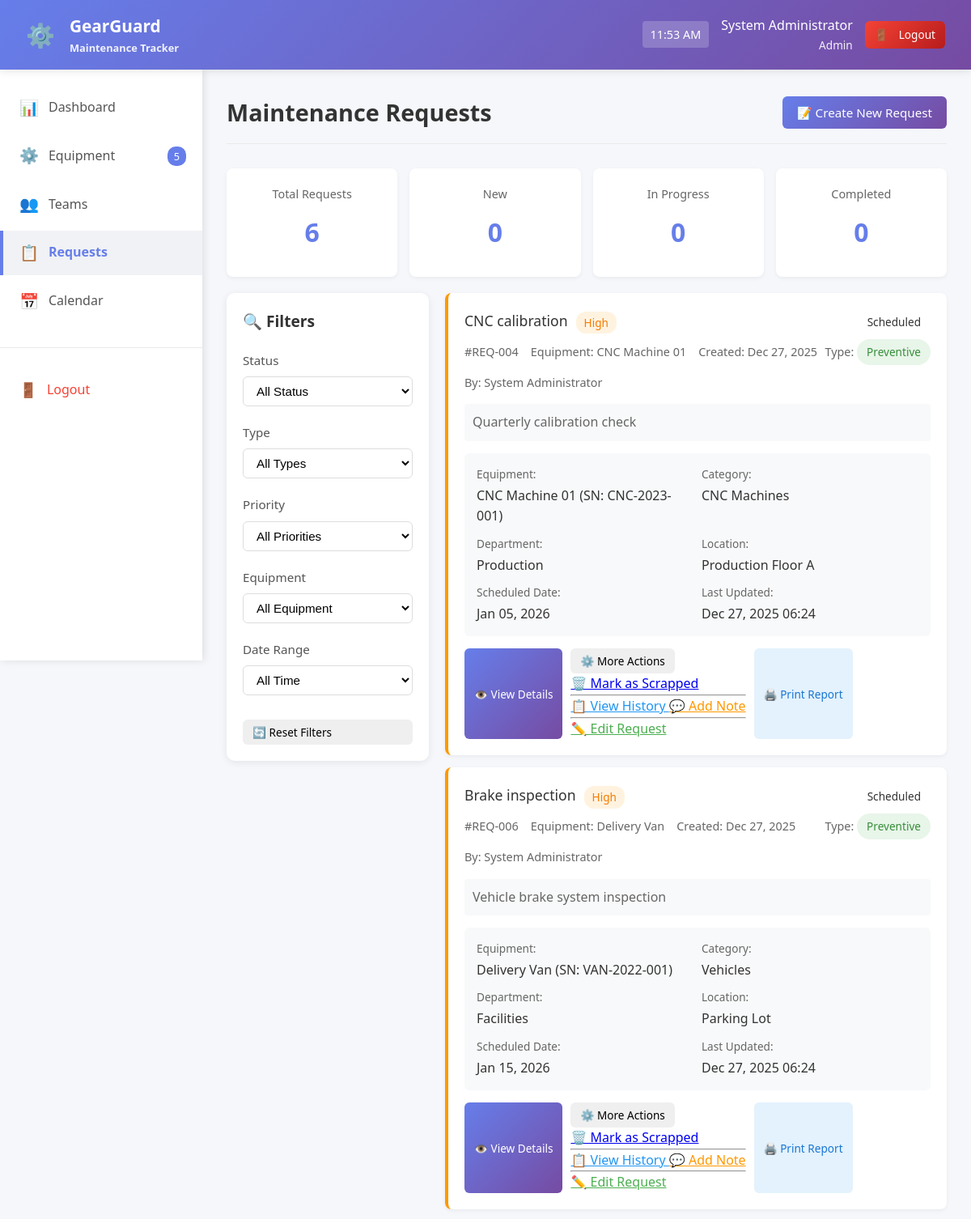
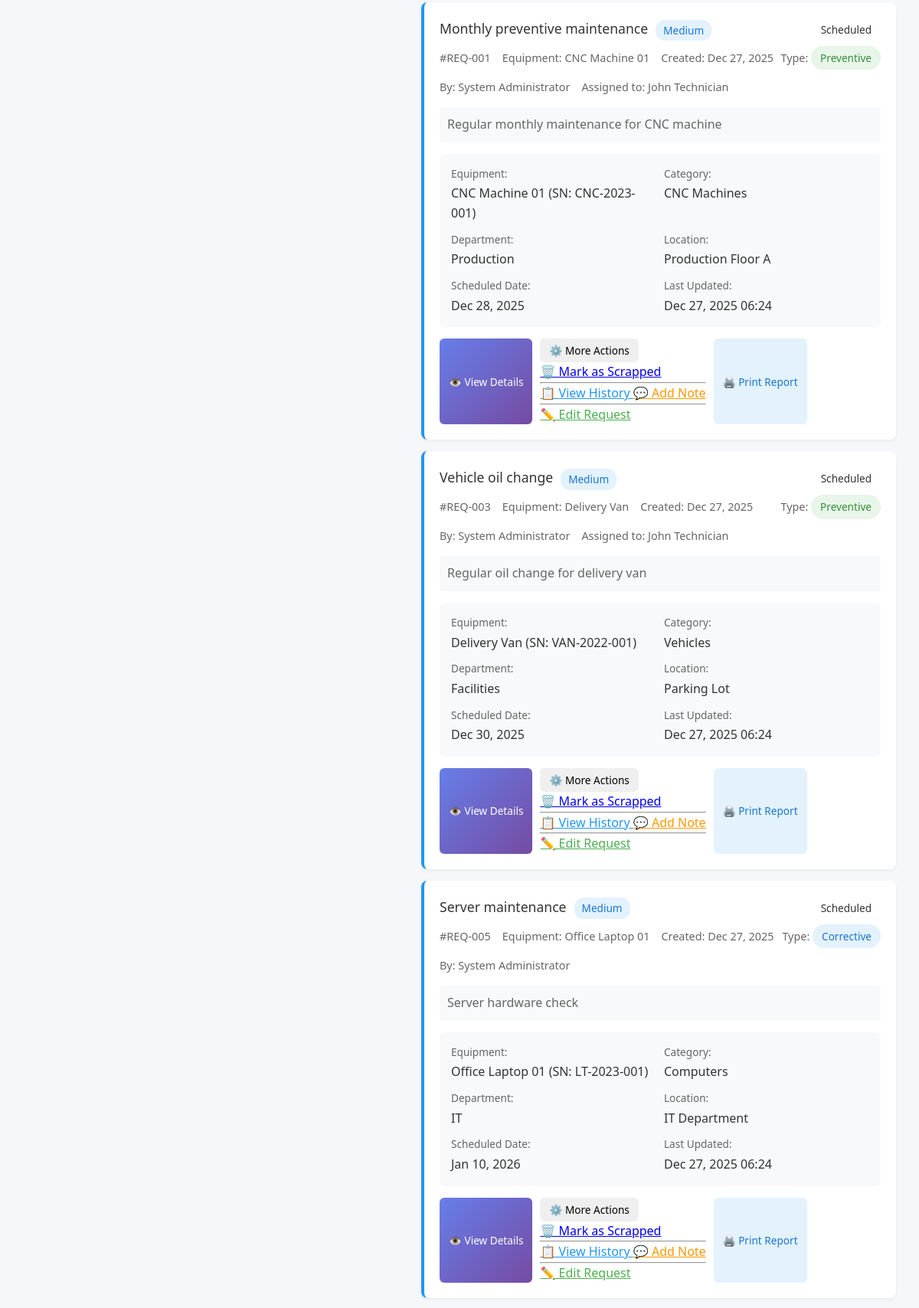
/pages/requests.php (signed in, upper part), run on the app's committed database (2 pictures, top to bottom).
### tables this page shows
CREATE TABLE `maintenance_requests` (
  `id` int(11) NOT NULL,
  `request_number` varchar(50) DEFAULT NULL,
  `subject` varchar(200) NOT NULL,
  `description` text DEFAULT NULL,
  `equipment_id` int(11) NOT NULL,
  `type` varchar(20) DEFAULT 'Corrective',
  `priority` varchar(20) DEFAULT 'Medium',
  `status` varchar(20) DEFAULT 'New',
  `scheduled_date` date DEFAULT NULL,
  `duration_hours` int(11) DEFAULT NULL,
  `estimated_cost` decimal(10,2) DEFAULT NULL,
  `actual_cost` decimal(10,2) DEFAULT NULL,
  `completion_date` date DEFAULT NULL,
  `assigned_to` int(11) DEFAULT NULL,
  `created_by` int(11) DEFAULT NULL,
  `created_at` timestamp NOT NULL DEFAULT current_timestamp(),
  `updated_at` timestamp NOT NULL DEFAULT current_timestamp() ON UPDATE current_timestamp()
);

CREATE TABLE `equipment` (
  `id` int(11) NOT NULL,
  `name` varchar(200) NOT NULL,
  `serial_number` varchar(100) DEFAULT NULL,
  `category_id` int(11) DEFAULT NULL,
  `department_id` int(11) DEFAULT NULL,
  `location` varchar(200) DEFAULT NULL,
  `status` varchar(20) DEFAULT 'active',
  `notes` text DEFAULT NULL,
  `created_at` timestamp NOT NULL DEFAULT current_timestamp(),
  `purchase_date` date DEFAULT NULL,
  `warranty_date` date DEFAULT NULL,
  `maintenance_team_id` int(11) DEFAULT NULL,
  `created_by` int(11) DEFAULT NULL
);

CREATE TABLE `users` (
  `id` int(11) NOT NULL,
  `username` varchar(50) NOT NULL,
  `password` varchar(255) NOT NULL,
  `email` varchar(100) DEFAULT NULL,
  `full_name` varchar(100) DEFAULT NULL,
  `role` enum('admin','technician','manager','user') DEFAULT 'user',
  `team_id` int(11) DEFAULT NULL,
  `status` enum('active','inactive') DEFAULT 'active',
  `created_at` timestamp NOT NULL DEFAULT current_timestamp()
);

CREATE TABLE `equipment_categories` (
  `id` int(11) NOT NULL,
  `name` varchar(100) NOT NULL,
  `description` text DEFAULT NULL,
  `status` enum('active','inactive') DEFAULT 'active'
);

CREATE TABLE `departments` (
  `id` int(11) NOT NULL,
  `name` varchar(100) NOT NULL,
  `description` text DEFAULT NULL,
  `status` enum('active','inactive') DEFAULT 'active',
  `created_at` timestamp NOT NULL DEFAULT current_timestamp()
);

### pages/requests.php (the view, shortened to what this page needs)
<?php
$conn = mysqli_connect("localhost", "root", "", "gear_guard");
$where_clause = '';
$requests = [];
$stats = [
    'total' => 0,
    'new' => 0,
    'in_progress' => 0,
    'repaired' => 0,
    'corrective' => 0,
    'preventive' => 0
];
$sql = "
    SELECT mr.*,
           e.name as equipment_name,
           e.serial_number as equipment_serial,
           e.location as equipment_location,
           ec.name as equipment_category,
           d.name as department_name,
           u.full_name as assigned_name,
           uc.full_name as created_by_name
    FROM maintenance_requests mr
    LEFT JOIN equipment e ON mr.equipment_id = e.id
    LEFT JOIN equipment_categories ec ON e.category_id = ec.id
    LEFT JOIN departments d ON e.department_id = d.id
    LEFT JOIN users u ON mr.assigned_to = u.id
    LEFT JOIN users uc ON mr.created_by = uc.id
    $where_clause
    ORDER BY
        CASE mr.priority
            WHEN 'Critical' THEN 1
            WHEN 'High' THEN 2
            WHEN 'Medium' THEN 3
            WHEN 'Low' THEN 4
            ELSE 5
        END,
        mr.created_at DESC
";
$result = mysqli_query($conn, $sql);
if ($result) {
    while ($row = mysqli_fetch_assoc($result)) {
        $requests[] = $row;
        $stats['total']++;
    }
}
?>
<!DOCTYPE html>
<html lang="en">
<head>
    <link rel="stylesheet" href="../css/style.css">
</head>
<body>
    <?php include '../includes/header.php'; ?>
    <div class="container">
        <?php include '../includes/sidebar.php'; ?>
        <main class="main-content">
            <div class="page-header">
                <h1>Maintenance Requests</h1>
                <button class="btn btn-primary" onclick="window.location.href='request_create.php'">
                    📝 Create New Request
                </button>
            </div>
            <div class="stats-overview">
                <div class="stat-card">
                    <div class="label">Total Requests</div>
                    <div class="value"><?php echo $stats['total']; ?></div>
                </div>
                <div class="stat-card">
                    <div class="label">New</div>
                    <div class="value"><?php echo $stats['new']; ?></div>
                </div>
                <div class="stat-card">
                    <div class="label">In Progress</div>
                    <div class="value"><?php echo $stats['in_progress']; ?></div>
                </div>
                <div class="stat-card">
                    <div class="label">Completed</div>
                    <div class="value"><?php echo $stats['repaired']; ?></div>
                </div>
            </div>
            <div class="requests-container">
                <div class="filters-sidebar">
                    <h3>🔍 Filters</h3>
                    <form method="GET" action="">
                        <div class="filter-group">
                            <label>Status</label>
                            <select class="filter-select" name="status" onchange="this.form.submit()">
                                <option value="">All Status</option>
                            </select>
                        </div>
                        <div class="filter-group">
                            <label>Type</label>
                            <select class="filter-select" name="type" onchange="this.form.submit()">
                                <option value="">All Types</option>
                            </select>
                        </div>
                        <div class="filter-group">
                            <label>Priority</label>
                            <select class="filter-select" name="priority" onchange="this.form.submit()">
                                <option value="">All Priorities</option>
                            </select>
                        </div>
                        <div class="filter-group">
                            <label>Equipment</label>
                            <select class="filter-select" name="equipment" onchange="this.form.submit()">
                                <option value="">All Equipment</option>
                            </select>
                        </div>
                        <div class="filter-group">
                            <label>Date Range</label>
                            <select class="filter-select" name="date_range" onchange="this.form.submit()">
                                <option value="">All Time</option>
                            </select>
                        </div>
                        <button class="btn btn-sm" type="button" onclick="window.location.href='requests.php'" style="width: 100%; margin-top: 10px;">
                            🔄 Reset Filters
                        </button>
                    </form>
                </div>
                <div class="requests-list">
                    <?php if (!empty($requests)): ?>
                        <?php foreach ($requests as $request):
                            $priority_class = strtolower($request['priority']);
                            $status_class = 'status-' . strtolower(str_replace(' ', '-', $request['status']));
                        ?>
                        <div class="request-card <?php echo $priority_class; ?>"
                             data-id="<?php echo $request['id']; ?>">
                            <div class="request-header">
                                <div style="flex: 1;">
                                    <div style="display: flex; align-items: center; gap: 10px; margin-bottom: 8px;">
                                        <h3 class="request-title">
                                            <?php echo htmlspecialchars($request['subject']); ?>
                                        </h3>
                                        <span class="request-priority priority-<?php echo $priority_class; ?>">
                                            <?php echo $request['priority']; ?>
                                        </span>
                                    </div>
                                    <div class="request-meta">
                                        <span>#<?php echo htmlspecialchars($request['request_number'] ?: 'REQ-' . $request['id']); ?></span>
                                        <span>Equipment: <?php echo htmlspecialchars($request['equipment_name']); ?></span>
                                        <span>Created: <?php echo date('M d, Y', strtotime($request['created_at'])); ?></span>
                                        <span>By: <?php echo htmlspecialchars($request['created_by_name'] ?? 'System'); ?></span>
                                        <?php if ($request['assigned_name']): ?>
                                            <span>Assigned to: <?php echo htmlspecialchars($request['assigned_name']); ?></span>
                                        <?php endif; ?>
                                    </div>
                                </div>
                                <div style="text-align: right;">
                                    <span class="status-badge <?php echo $status_class; ?>">
                                        <?php echo $request['status']; ?>
                                    </span>
                                    <div style="margin-top: 5px; font-size: 0.9rem;">
                                        <span style="color: #666;">Type:</span>
                                        <span class="status-badge <?php echo $request['type'] == 'Corrective' ? 'status-new' : 'status-repaired'; ?>">
                                            <?php echo $request['type']; ?>
                                        </span>
                                    </div>
                                </div>
                            </div>
                            <?php if ($request['description']): ?>
                                <div style="color: #666; margin: 10px 0; padding: 10px; background: #f8f9fa; border-radius: 4px;">
                                    <?php echo nl2br(htmlspecialchars($request['description'])); ?>
                                </div>
                            <?php endif; ?>
                            <div class="request-details">
                                <div class="detail-item">
                                    <span class="detail-label">Equipment:</span>
                                    <span class="detail-value">
                                        <?php echo htmlspecialchars($request['equipment_name']); ?>
                                        (SN: <?php echo htmlspecialchars($request['equipment_serial']); ?>)
                                    </span>
                                </div>
                                <div class="detail-item">
                                    <span class="detail-label">Category:</span>
                                    <span class="detail-value"><?php echo htmlspecialchars($request['equipment_category']); ?></span>
                                </div>
                                <div class="detail-item">
                                    <span class="detail-label">Department:</span>
                                    <span class="detail-value"><?php echo htmlspecialchars($request['department_name']); ?></span>
                                </div>
                                <div class="detail-item">
                                    <span class="detail-label">Location:</span>
                                    <span class="detail-value"><?php echo htmlspecialchars($request['equipment_location'] ?: 'N/A'); ?></span>
                                </div>
                                <?php if ($request['scheduled_date']): ?>
                                    <div class="detail-item">
                                        <span class="detail-label">Scheduled Date:</span>
                                        <span class="detail-value"><?php echo date('M d, Y', strtotime($request['scheduled_date'])); ?></span>
                                    </div>
                                <?php endif; ?>
                                <div class="detail-item">
                                    <span class="detail-label">Last Updated:</span>
                                    <span class="detail-value"><?php echo date('M d, Y H:i', strtotime($request['updated_at'])); ?></span>
                                </div>
                            </div>
                            <div class="request-actions">
                                <button class="btn btn-sm btn-primary" onclick="viewRequest(<?php echo $request['id']; ?>)">
                                    👁️ View Details
                                </button>
                                <div class="dropdown" style="display: inline-block;">
                                    <button class="btn btn-sm dropdown-toggle" type="button"
                                            onclick="toggleRequestDropdown(<?php echo $request['id']; ?>)">
                                        ⚙️ More Actions
                                    </button>
                                    <div class="dropdown-menu" id="request-dropdown-<?php echo $request['id']; ?>">
                                        <a href="#" onclick="changeRequestStatus(<?php echo $request['id']; ?>, 'Scrap')">
                                            🗑️ Mark as Scrapped
                                        </a>
                                        <hr>
                                        <a href="#" onclick="toggleHistory(<?php echo $request['id']; ?>)" style="color: #2196F3;">
                                            📋 View History
                                        </a>
                                        <a href="#" onclick="addNote(<?php echo $request['id']; ?>)" style="color: #FF9800;">
                                            💬 Add Note
                                        </a>
                                        <hr>
                                        <a href="request_edit.php?id=<?php echo $request['id']; ?>" style="color: #4CAF50;">
                                            ✏️ Edit Request
                                        </a>
                                    </div>
                                </div>
                                <button class="btn btn-sm" onclick="printRequest(<?php echo $request['id']; ?>)"
                                        style="background: #e3f2fd; color: #1976d2;">
                                    🖨️ Print Report
                                </button>
                            </div>
                        </div>
                        <?php endforeach; ?>
                    <?php endif; ?>
                </div>
            </div>
        </main>
    </div>
</body>
</html>

### data on the page
maintenance_requests: subject "CNC calibration", priority "High", request_number "REQ-004", equipment.name "CNC Machine 01", created_at "Dec 27, 2025", users.full_name "System Administrator", status "Scheduled", type "Preventive", description "Quarterly calibration check", equipment.serial_number "CNC-2023-001", equipment_categories.name "CNC Machines", departments.name "Production", equipment.location "Production Floor A", scheduled_date "Jan 05, 2026", updated_at "Dec 27, 2025 06:24"
maintenance_requests: subject "Brake inspection", priority "High", request_number "REQ-006", equipment.name "Delivery Van", created_at "Dec 27, 2025", users.full_name "System Administrator", status "Scheduled", type "Preventive", description "Vehicle brake system inspection", equipment.serial_number "VAN-2022-001", equipment_categories.name "Vehicles", departments.name "Facilities", equipment.location "Parking Lot", scheduled_date "Jan 15, 2026", updated_at "Dec 27, 2025 06:24"
maintenance_requests: subject "Monthly preventive maintenance", priority "Medium", request_number "REQ-001", equipment.name "CNC Machine 01", created_at "Dec 27, 2025", users.full_name "System Administrator", users.full_name "John Technician", status "Scheduled", type "Preventive", description "Regular monthly maintenance for CNC machine", equipment.serial_number "CNC-2023-001", equipment_categories.name "CNC Machines", departments.name "Production", equipment.location "Production Floor A", scheduled_date "Dec 28, 2025", updated_at "Dec 27, 2025 06:24"
maintenance_requests: subject "Vehicle oil change", priority "Medium", request_number "REQ-003", equipment.name "Delivery Van", created_at "Dec 27, 2025", users.full_name "System Administrator", users.full_name "John Technician", status "Scheduled", type "Preventive", description "Regular oil change for delivery van", equipment.serial_number "VAN-2022-001", equipment_categories.name "Vehicles", departments.name "Facilities", equipment.location "Parking Lot", scheduled_date "Dec 30, 2025", updated_at "Dec 27, 2025 06:24"
maintenance_requests: subject "Server maintenance", priority "Medium", request_number "REQ-005", equipment.name "Office Laptop 01", created_at "Dec 27, 2025", users.full_name "System Administrator", status "Scheduled", type "Corrective", description "Server hardware check", equipment.serial_number "LT-2023-001", equipment_categories.name "Computers", departments.name "IT", equipment.location "IT Department", scheduled_date "Jan 10, 2026", updated_at "Dec 27, 2025 06:24"

### other printed values
$_SESSION['full_name'] "System Administrator"
$_SESSION['role'] "Admin"
$equipment_count "5"
$stats['total'] "6"
$stats['new'] "0"
$stats['in_progress'] "0"
$stats['repaired'] "0"
